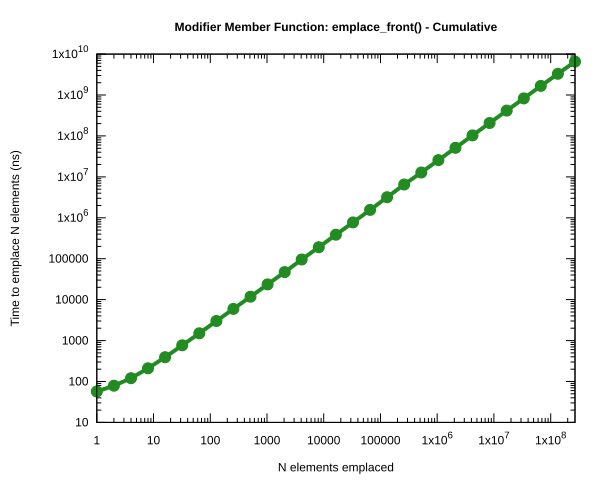

Write the gnuplot code that produced this figure.
#!/usr/bin/gnuplot
#_______ _____  ______ ______
#  |____|  __ \|  ____|  ____|  Tree data structure for modern C++
#  | |  | |__) | |__  | |__  version 0.1.0
#  | |  |  _  /|  __| |  __| https://github.com/FrancoisCarouge/Tree
#  | |  | | \ \| |____| |____
#  |_|  |_|  \_\______|______|
#
# Licensed under the MIT License <http://opensource.org/licenses/MIT>.
# SPDX-License-Identifier: MIT
# Copyright 2020 Francois Carouge.
#
# Permission is hereby granted, free of charge, to any person obtaining a copy
# of this software and associated documentation files (the "Software"), to deal
# in the Software without restriction, including without limitation the rights
# to use, copy, modify, merge, publish, distribute, sublicense, and/or sell
# copies of the Software, and to permit persons to whom the Software is
# furnished to do so, subject to the following conditions:
#
# The above copyright notice and this permission notice shall be included in all
# copies or substantial portions of the Software.
#
# THE SOFTWARE IS PROVIDED "AS IS", WITHOUT WARRANTY OF ANY KIND, EXPRESS OR
# IMPLIED, INCLUDING BUT NOT LIMITED TO THE WARRANTIES OF MERCHANTABILITY,
# FITNESS FOR A PARTICULAR PURPOSE AND NONINFRINGEMENT. IN NO EVENT SHALL THE
# AUTHORS OR COPYRIGHT HOLDERS BE LIABLE FOR ANY CLAIM, DAMAGES OR OTHER
# LIABILITY, WHETHER IN AN ACTION OF CONTRACT, TORT OR OTHERWISE, ARISING FROM,
# OUT OF OR IN CONNECTION WITH THE SOFTWARE OR THE USE OR OTHER DEALINGS IN THE
# SOFTWARE.

set terminal svg
set datafile separator ","
set title "{/:Bold Modifier Member Function: emplace\\\_front() - Cumulative}"
set key noautotitle
set xlabel "N elements emplaced"
set ylabel "Time to emplace N elements (ns)"
set logscale xy
set output "benchmark/emplace_front_cumulative.svg"
set style line 1 \
  linewidth 4 \
  linetype rgb "forest-green" \
  pointtype 7 \
  pointsize 1.2

plot "benchmark/emplace_front_cumulative.csv" using 1:2 with linespoints ls 1
